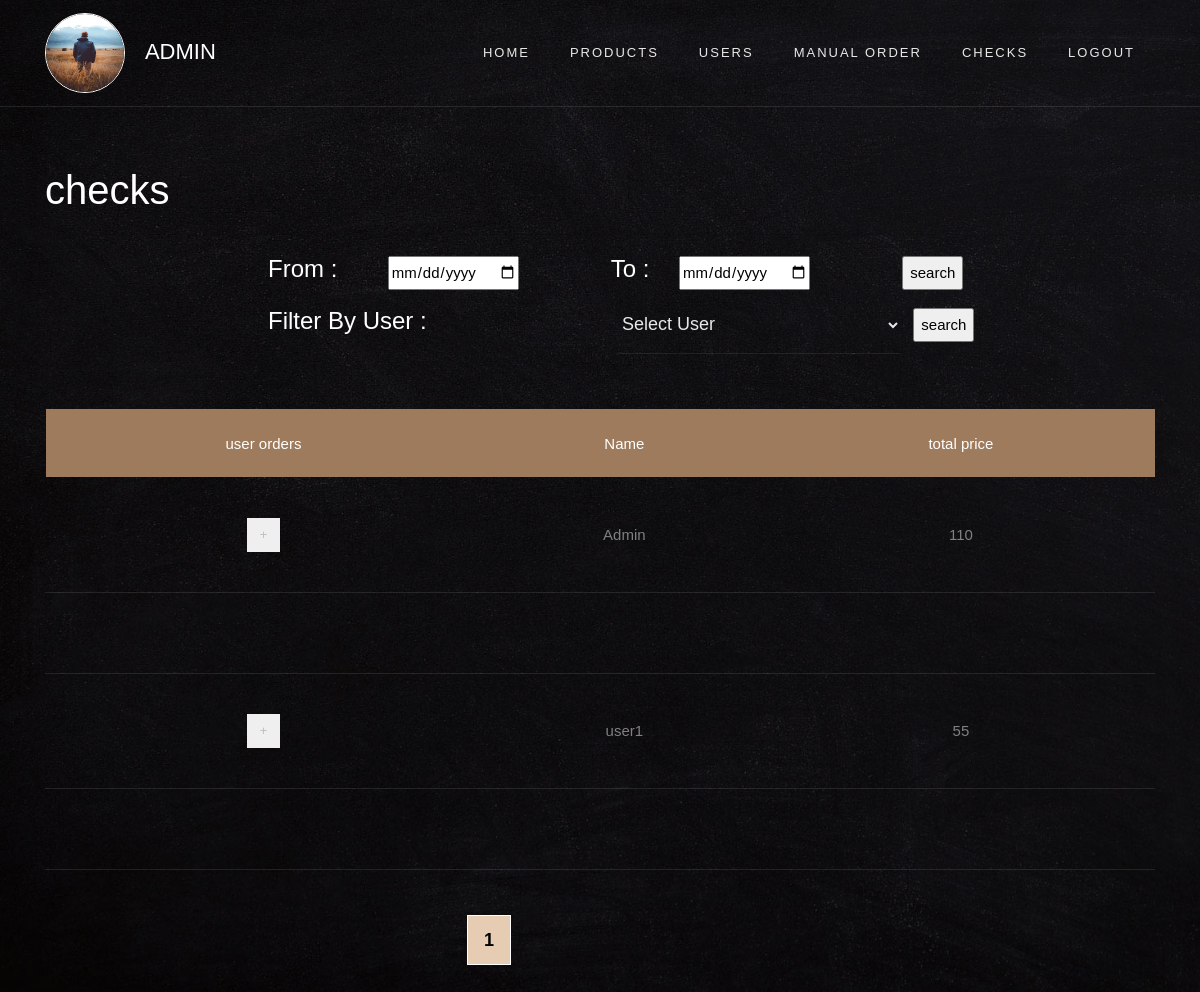
Page /Admin/views/checks.php (signed in) on the committed database.
### tables this page shows
CREATE TABLE `users` (
  `id` int(100) NOT NULL,
  `name` varchar(100) NOT NULL,
  `email` varchar(100) NOT NULL,
  `password` varchar(100) NOT NULL,
  `roomNum` int(100) NOT NULL,
  `ext` varchar(100) NOT NULL,
  `profile_Picture` varchar(100) DEFAULT NULL,
  `role` varchar(100) NOT NULL
);

### DataBase.php (called while the page is built, shortened)
<?php
class DataBase
{
    private $userName;
    private $userPass;
    private $dsn;
    private $db;
    public function __construct()
    {
        $this->serverName  = "localhost";
        $this->userName = "root";
        $this->userPass  = "";
        $this->dbName = "cafeteria";
        $this->charSet = "utf8mb4";
        $this->dsn = "mysql:host=" . $this->serverName . "; dbname=" . $this->dbName . "; charset=" . $this->charSet;
    }
    public function connect()
    {
        try {
            $this->db = new PDO($this->dsn, $this->userName, $this->userPass);
        } catch (PDOException $err) {
            die($err->getMessage());
        }
    }
    public function showusers()
    {
        try {
            $limit = 2;
            if (isset($_GET["page"])) {
                $page_number  = $_GET["page"];
            } else {
                $page_number = 1;
            }
            $initial_page = ($page_number - 1) * $limit;
            $query1 = "SELECT users.id ,name , SUM(totalPrice)  as totalPrice FROM users JOIN orders ON users.id = orders.user_id  GROUP BY name  LIMIT $initial_page, $limit";
            $stmt = $this->db->prepare($query1);
            $stmt->execute();
            $orders = $stmt->fetchAll();
            return $orders;
        } catch (PDOException $e) {
            return false;
        }
    }
}

### Admin/views/checks_templete.php (the view, shortened to what this page needs)
<?php    if ($users) {
                    foreach ($users as $user) {
            ?>
                        <tr class="<?= $user['id'] ?>">
                            <td>
                                <button class="btn btn-default btn-xs" data-bs-toggle="collapse" data-bs-target="<?php echo "#demouser" . $user['id'] ?>">
                                    <span>+</span>
                                </button>
                            </td>
                            <td><?php echo $user["name"] ?></td>
                            <td><?php echo $user["totalPrice"] ?></td>
                        </tr>
                        <tr class="<?= $user['id'] ?>">
                            <td colspan="5" class="hiddenRow">
                            </td>
                        </tr>
                    <?php
                    }
                }
                    ?>

### Admin/views/checks.php (style rules this page uses)
input, button { height: 34px; }

### rows in the picture
users: name "Admin", totalPrice "110"
users: name "user1", totalPrice "55"

### other values in the picture
$userName "ADMIN"
